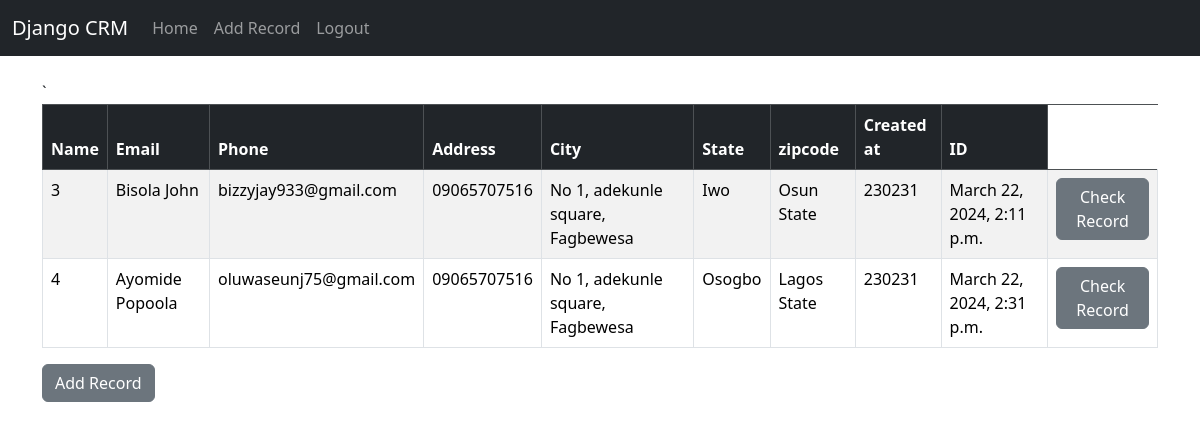
The app's page / (signed in) with its own data.
### crm_app/models.py (models this page shows, shortened)
class Record(models.Model):
     created_at = models.DateTimeField(auto_now_add=True)
     first_name = models.CharField(max_length=50)
     last_name = models.CharField(max_length=50)
     email = models.CharField(max_length=100)
     phone = models.CharField(max_length=15)
     address = models.CharField(max_length=100)
     city = models.CharField(max_length=50)
     state = models.CharField(max_length=50)
     zipcode = models.CharField(max_length=20)
     state = models.CharField(max_length=50)

### crm_app/views.py (the view)
# urls.py: 2. Add a URL to urlpatterns:  path('', views.home, name='home')
def home(request):
     records = Record.objects.all()
     if request.method == 'POST':
          username=request.POST.get('username').lower()
          password=request.POST.get('password')
          user = authenticate(request, username=username, password=password)
          if user is not None:
               login(request, user)
               messages.success(request, "You have been logged in")
               return redirect('home')
          else:
               messages.success(request, 'There was an error logging in, please try again...')
               return redirect('home')
     else:
          return render(request, 'home.html', {'records':records})

### crm_app/templates/home.html (shortened to what this page needs)
{% extends 'base.html' %} {% block content %}
    {% if user.is_authenticated %}
    <table class="table table-striped table-hover table-bordered">
        <thead class="table-dark">
          <tr>
            <th scope="col">Name</th>
            <th scope="col">Email</th>
            <th scope="col">Phone</th>
            <th scope="col">Address</th>
            <th scope="col">City</th>
            <th scope="col">State</th>
            <th scope="col">zipcode</th>
            <th scope="col">Created at</th>
            <th scope="col">ID</th>
          </tr>`
        </thead>
        <tbody>
            {% if records %}
                {% for record in records %}
                <tr>
                    <td>{{record.id}}</td>
                    <td>{{record.first_name}} {{record.last_name}}</td>
                    <td>{{record.email}}</td>
                    <td>{{record.phone}}</td>
                    <td>{{record.address}}</td>
                    <td>{{record.city}}</td>
                    <td>{{record.state}}</td>
                    <td>{{record.zipcode}}</td>
                    <td>{{record.created_at}}</td>
                    <td><a href="{% url 'record' record.id %}" class = 'btn btn-secondary'>Check Record</a></td>
                </tr>
                {% endfor %}
            {% endif %}
        </tbody>
    </table>
    <a href="{% url 'add-record' %}" class = 'btn btn-secondary'>Add Record</a>
    {% endif %}
{% endblock %}

### records on screen
Record: id "3", first_name "Bisola", last_name "John", email "bizzyjay933@gmail.com", phone "09065707516", address "No 1, adekunle square, Fagbewesa", city "Iwo", state "Osun State", zipcode "230231", created_at "March 22, 2024, 2:11 p.m."
Record: id "4", first_name "Ayomide", last_name "Popoola", email "oluwaseunj75@gmail.com", phone "09065707516", address "No 1, adekunle square, Fagbewesa", city "Osogbo", state "Lagos State", zipcode "230231", created_at "March 22, 2024, 2:31 p.m."
